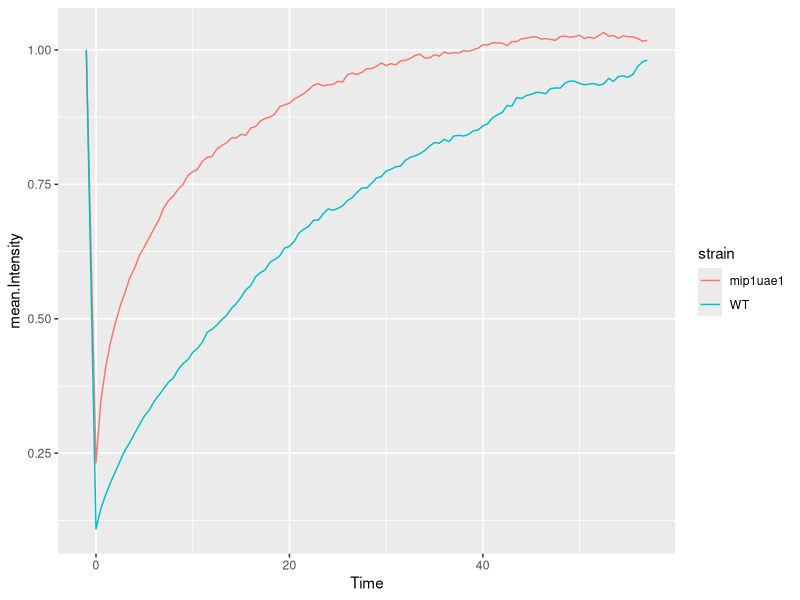
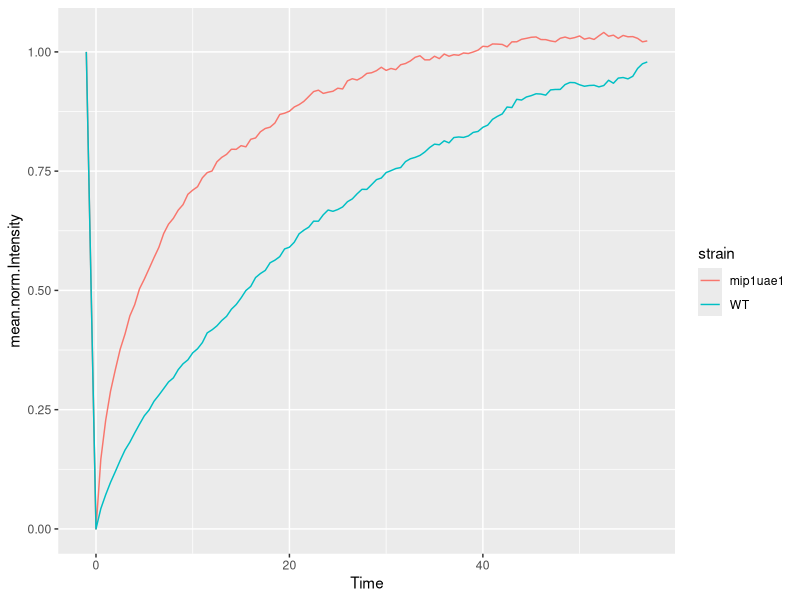
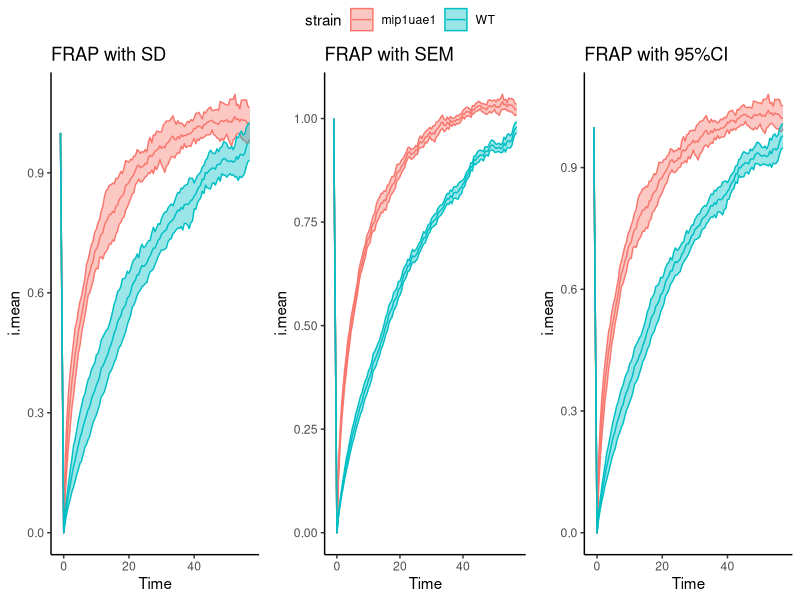
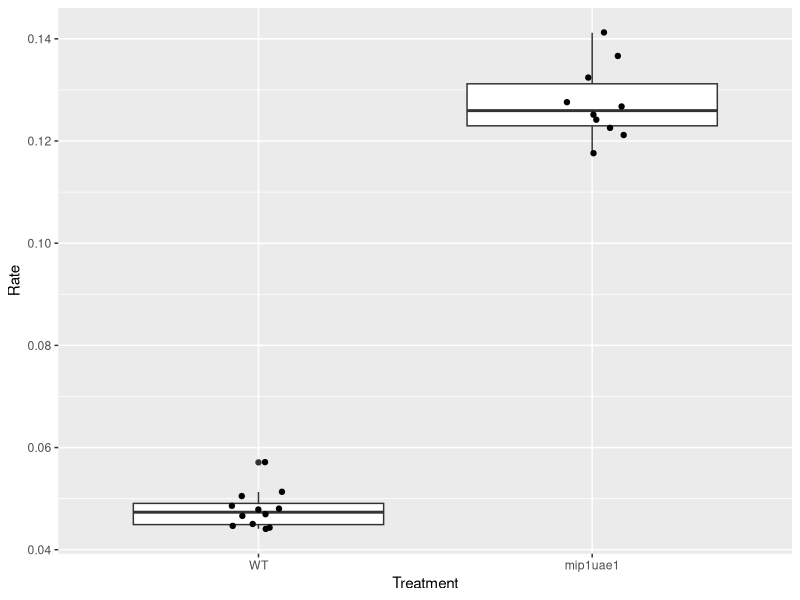
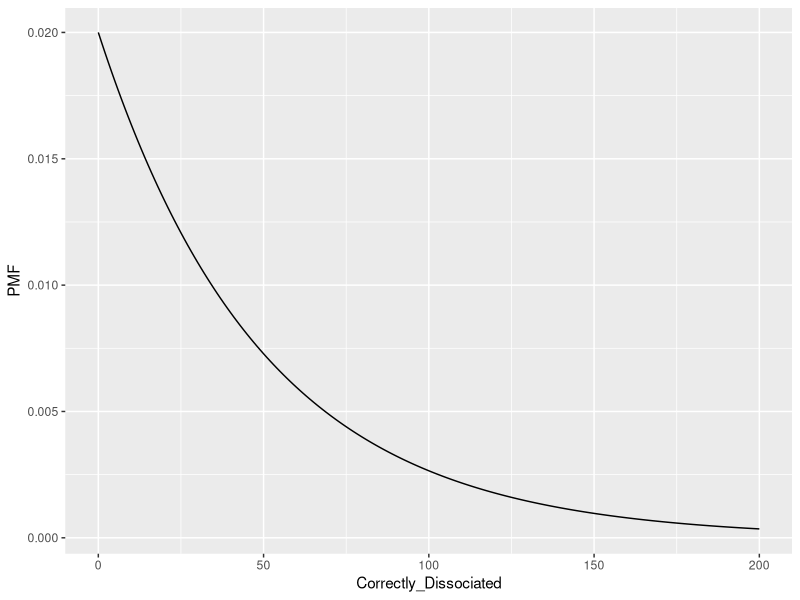
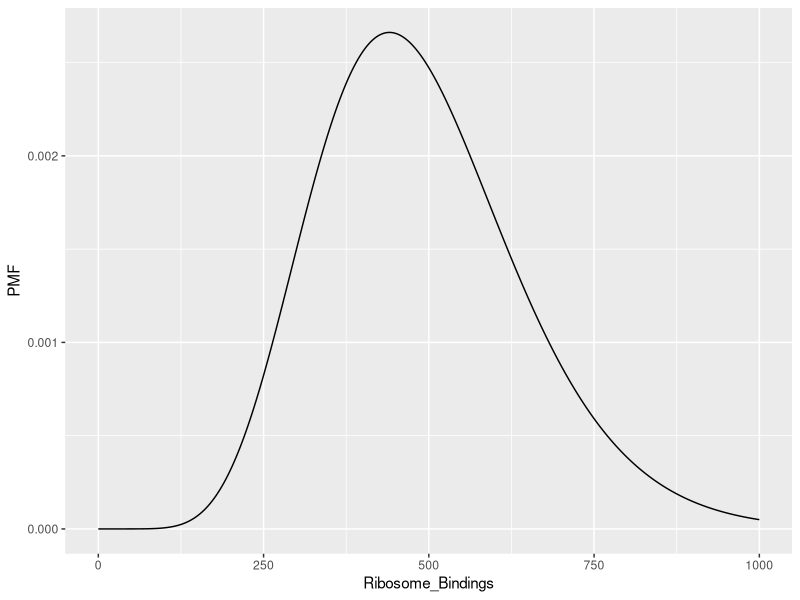
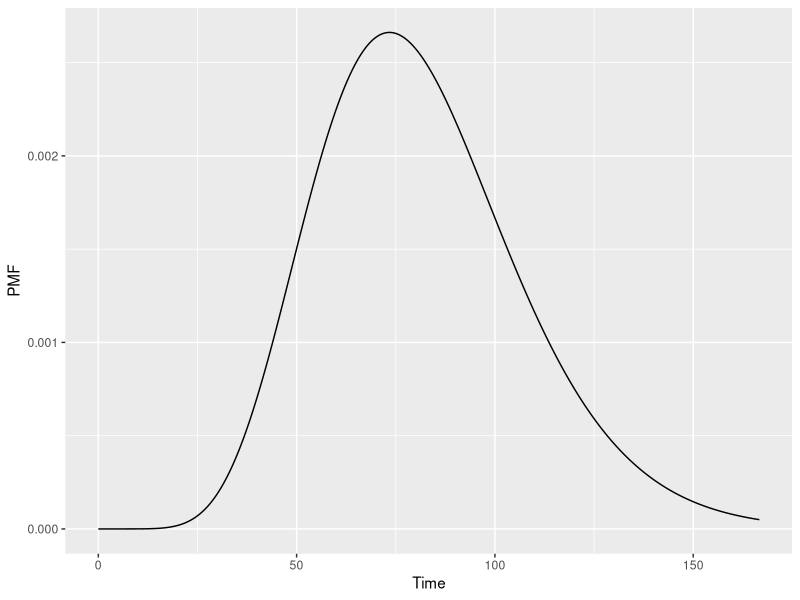
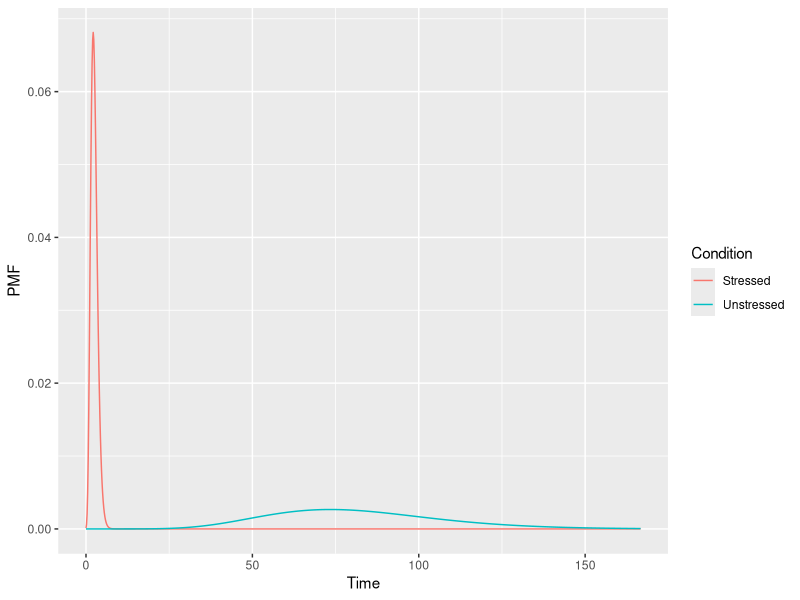

Write the R code that produced these figures, in order.
## ---- chunk 1
knitr::opts_chunk$set(echo = TRUE)
library(ggplot2)
library(dplyr)
library(ggpubr)
## ---- chunk 2
frap = read.csv("glh_frap.csv",
                stringsAsFactors = TRUE)
str(frap)
head(frap)
tail(frap)
## ---- chunk 3
# summary table
frap.summary = frap %>% 
  group_by(Time, strain) %>%
  summarise(mean.Intensity = mean(Intensity))
head(frap.summary)
# View(frap.summary)

# plot
ggplot(data = frap.summary,
       mapping = aes(x = Time,
                     y = mean.Intensity,
                     col = strain)) +
  geom_line()

## ---- chunk 4
# normalization function
normalize = function(x)
{
  result = (x-min(x))/(1-min(x))
  return(result)
}
## ---- chunk 5
# add normalized intensity column
frap = frap %>%
  group_by(strain, rep) %>%
  mutate(norm.Intensity = normalize(Intensity))
head(frap)
# View(frap)
## ---- chunk 6
# summary table
normalized.frap.summary = frap %>% 
  group_by(Time, strain) %>%
  summarise(mean.norm.Intensity = mean(norm.Intensity))
head(normalized.frap.summary)

# plot
ggplot(data = normalized.frap.summary,
       mapping = aes(x = Time,
                     y = mean.norm.Intensity,
                     col = strain)) +
  geom_line()

## ---- chunk 7
frap.norm.summary = frap %>% 
  group_by(Time, strain) %>%
  summarise(i.mean = mean(norm.Intensity),
            i.sd   = sd(norm.Intensity),
            i.se   = sd(norm.Intensity) / sqrt(max(rep)),
            rep    = max(rep))
head(frap.norm.summary)
# View(frap.norm.summary)
## ---- chunk 8
# SD.upper and SD.lower
frap.norm.summary$sd.upper = frap.norm.summary$i.mean + frap.norm.summary$i.sd
frap.norm.summary$sd.lower = frap.norm.summary$i.mean - frap.norm.summary$i.sd

# SE.upper and SE.lower
frap.norm.summary$se.upper = frap.norm.summary$i.mean + frap.norm.summary$i.se
frap.norm.summary$se.lower = frap.norm.summary$i.mean - frap.norm.summary$i.se

# CI.upper and CI.lower
frap.norm.summary$ci.upper = frap.norm.summary$i.mean + 
  qt(0.975, df = (frap.norm.summary$rep - 1)) * frap.norm.summary$i.se
frap.norm.summary$ci.lower = frap.norm.summary$i.mean - 
  qt(0.975, df = (frap.norm.summary$rep - 1)) * frap.norm.summary$i.se

head(frap.norm.summary)
# View(frap.norm.summary)
## ---- chunk 9
# SD plot
sd.plot = ggplot(data = frap.norm.summary,
                 mapping = aes(x = Time,
                               y = i.mean,
                               col = strain)) +
  geom_line() +
  geom_ribbon(mapping = aes(x = Time,
                            ymin = sd.lower,
                            ymax = sd.upper,
                            fill = strain),
                            alpha = 0.4) +
  theme_classic() +
  ggtitle("FRAP with SD")

# SEM plot
se.plot = ggplot(data = frap.norm.summary,
                 mapping = aes(x = Time,
                               y = i.mean,
                               col = strain)) +
  geom_line() +
  geom_ribbon(mapping = aes(x = Time,
                            ymin = se.lower,
                            ymax = se.upper,
                            fill = strain),
                            alpha = 0.4) +
  theme_classic() +
  ggtitle("FRAP with SEM")

# 95%CI plot
ci.plot = ggplot(data = frap.norm.summary,
                 mapping = aes(x = Time,
                               y = i.mean,
                               col = strain)) +
  geom_line() +
  geom_ribbon(mapping = aes(x = Time,
                            ymin = ci.lower,
                            ymax = ci.upper,
                            fill = strain),
                            alpha = 0.4) +
  theme_classic() +
  ggtitle("FRAP with 95%CI")

ggarrange(sd.plot, se.plot, ci.plot, nrow=1, common.legend=TRUE)
## ---- chunk 10
# load FRAP rates
rates = read.csv("rates_glh.csv",
                 stringsAsFactors = TRUE)
# changing the default alphabetical order of the treatment to put WT first
rates$Treatment = factor(rates$Treatment, levels = c("WT","mip1uae1"))

rates

# make the plot
ggplot(data = rates,
       mapping = aes(x = Treatment,
                     y = Rate)) +
  geom_boxplot() +
  geom_jitter(position = position_jitter(0.1))

# If you overlay the boxes on top of the points instead, the boxes will cover some of the points.
## ---- chunk 11
# get WT and mutant rates separately
wt.rate = filter(rates, Treatment == "WT")$Rate 
wt.rate
mut.rate = filter(rates, Treatment == "mip1uae1")$Rate
mut.rate

shapiro.test(wt.rate)
shapiro.test(mut.rate)
# The WT data violates the normality assumption

shapiro.test(log(wt.rate))
shapiro.test(log(mut.rate))
# Transforming the data using log gives a normal distribution for both data sets so t test can be used on the transformed data to test for significance. Since the two groups are different strains, the individuals are independent to each other so an unpaired t-test will be used. Also, the test will be one-sided (upper tail) because if MIP-1 helps anchor GLH-1, the mip-1 mutant is expected to have less anchoring of GLH-1 hence greater diffusion (recovery) rate. So we want to find the probability of getting a diffusion rate as great as or greater than the observed rate in the mutant, to check whether this can occur by chance.

# test for significance
test = t.test(log(mut.rate), log(wt.rate), alternative = "greater")
test
test$p.value
## ---- chunk 12
p_success = 0.02
# The probability of success is 0.02 because functional protein is produced only 2% of the time and the ribosome dissociates 98% of the time which is considered a failure here.
## ---- chunk 13
# Create the "ideal" NB probability mass function over the range x=0:200.
range = 0:200
atf4.unstressed.pmf <- dnbinom(x = range, size = 1, prob = p_success)

# Create a data frame with two columns: the range vector, and
# the corresponding PMF values.
atf4.unstressed.pmf.df <- data.frame(PMF = atf4.unstressed.pmf,
                                     Correctly_Dissociated = range)

# Make a density plot (the range goes on the x-axis, the density goes on the y-axis).
ggplot(data = atf4.unstressed.pmf.df,
       mapping = aes(x = Correctly_Dissociated,
                     y = PMF)) +
  geom_line()

## ---- chunk 14
# Create the probability mass function over the range 0:1000 (ribosome bindings)
# for r=10 "successes"
atf4.response.activation.pmf <- dnbinom(x = 0:1000, size = 10, prob = p_success)

# Create a data.frame with the data
atf4.response.activation.pmf.df = data.frame(PMF = atf4.response.activation.pmf, 
                                             Ribosome_Bindings = 0:1000)

# Make a density plot 
ggplot(data = atf4.response.activation.pmf.df,
       mapping = aes(x = Ribosome_Bindings,
                     y = PMF)) +
  geom_line()

## ---- chunk 15
# Add a Time column to this data frame giving the number of minutes to activation.

# Ribosome binding rate of 1 every 10 seconds is 6 per minute. So 1 ribosome binding time is 1/6 min.
atf4.response.activation.pmf.df$Time = atf4.response.activation.pmf.df$Ribosome_Bindings / 6
atf4.response.activation.pmf.df

# Make a density plot of the TIME to activate the response
# (time goes on the x-axis, density goes on the y-axis).
ggplot(data = atf4.response.activation.pmf.df,
       mapping = aes(x = Time,
                     y = PMF)) +
  geom_line()

## ---- chunk 16
# First, add a 'Condition' column to the "activated" data frame and set it to
# "Unstressed"
atf4.response.activation.pmf.df$Condition = "Unstressed"

# Create the PMF for the stressed condition over the range 0:1000 ribosome bindings
stressed_pmf = dnbinom(x = 0:1000, size = 10, prob = 0.4)


# Create a data.frame with the data for the stressed condition.
# Add columns for Ribosome_Bindings, Time, and Condition.
stressed_pmf_df = data.frame(PMF = stressed_pmf, 
                             Ribosome_Bindings = 0:1000,
                             Time = (0:1000)/6,
                             Condition = "Stressed")

# Row bind the unstressed and stressed data to create a full data set.
combined_data = rbind(atf4.response.activation.pmf.df, stressed_pmf_df)
head(combined_data)
tail(combined_data)

# Make a combined density plot with 'Time' as the independent variable, and
# map the color to Condition.

ggplot(data = combined_data,
       mapping = aes(x = Time,
                     y = PMF,
                     col = Condition)) +
  geom_line()
